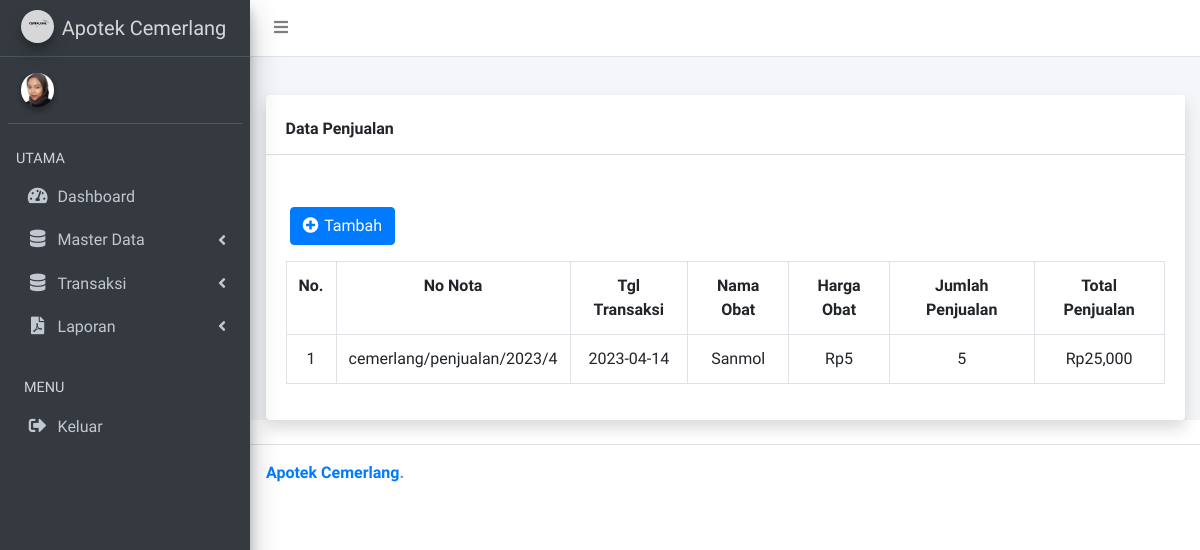
The page /index.php/penjualan on the database as committed earlier.
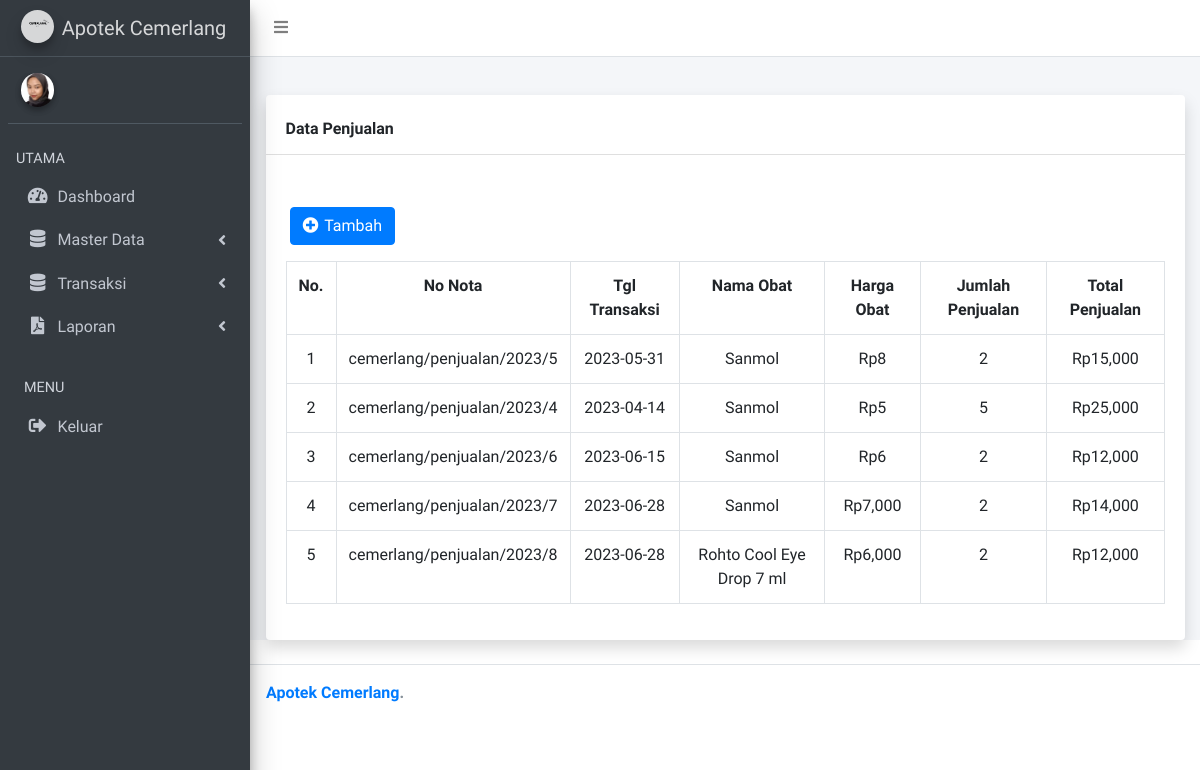
The same page on the database as committed later.
### tables this page shows
CREATE TABLE `sales` (
  `id` int(11) NOT NULL,
  `nota_num` varchar(100) NOT NULL,
  `id_drug` varchar(64) NOT NULL,
  `qty` int(11) NOT NULL,
  `date` date NOT NULL,
  `total` decimal(19,0) NOT NULL,
  `harga_penjualan` int(11) DEFAULT NULL
);

CREATE TABLE `drugs` (
  `id` int(11) NOT NULL,
  `kode_obat` varchar(12) NOT NULL,
  `name` varchar(64) NOT NULL,
  `id_unit` varchar(11) NOT NULL,
  `stock` int(11) NOT NULL
);

### application/controllers/penjualan.php (called while the page is built, shortened)
<?php
class penjualan extends CI_Controller
{
    public function __construct()
    {
        $this->load->model('penjualanModel');
        $this->load->model('obatModel');
        $this->load->model('jurnalModel');
    }
    public function index()
    {
        $data['title'] = 'Admin | Penjualan';
        $data['data'] = $this->penjualanModel->index();
        $data['no_nota'] = $this->penjualanModel->no_nota();
        $data['obat'] = $this->obatModel->index();
        $arrNoNota = explode('/', $data['no_nota'][0]->nota_num);
        $tahun = date('Y');
        $lastId = (int)$arrNoNota[3] + 1;
        $data['no_nota'] = "cemerlang/penjualan/$tahun/$lastId";
        $this->load->view('module/header', $data);
        $this->load->view('sales/index', $data);
        $this->load->view('module/footer');
    }
}

### index.php (called while the page is built, shortened)
<?php
require_once BASEPATH.'core/CodeIgniter.php';

### application/models/penjualanModel.php (called while the page is built, shortened)
<?php
class penjualanModel extends CI_Model
{
    public function index()
    {
        return $this->db->query('select sales.id,nota_num,date,d.name,harga_penjualan,qty,total from sales
                                join drugs d on d.id = sales.id_drug')->result();
    }
    public function no_nota()
    {
        return $this->db
            ->query('select nota_num from sales where id = (SELECT max(id) FROM apotek.sales)')
            ->result();
    }
}

### application/models/obatModel.php (called while the page is built, shortened)
<?php
class obatModel extends CI_Model{
    public function index(){
        return $this->db->query('select drugs.id as id_obat,units.name as satuan,drugs.name,kode_obat,stock from drugs join units on drugs.id_unit = units.id')->result();
    }
}

### application/views/sales/index.php (the view, shortened to what this page needs)
<div class="content-wrapper">
    <section class="content-header">
    </section>
    <section class="content">
        <div class="container">
            <div class="card shadow mb-4">
                <div class="card-header py-3 mt-2">
                    <h6 class="m-0 font-weight-bold ">Data Penjualan</h6>
                </div>
                <form action="{{ url('COA') }}" method="get">
                </form>
                <div class="card-body">
                    <a href="#" class="btn btn-primary ml-1 mt-3 mb-3" id="tambah"> <i class="fas fa-plus-circle me-1  " style="letter-spacing: 2px"></i> Tambah </a>
                    <div class="table-responsive">
                        <table class="table table-bordered" id="dataTable" width="100%" cellspacing="0">
                            <tr class="text-center">
                                <th>No.</th>
                                <th>No Nota</th>
                                <th>Tgl Transaksi</th>
                                <th>Nama Obat</th>
                                <th>Harga Obat</th>
                                <th>Jumlah Penjualan</th>
                                <th>Total Penjualan</th>
                            </tr>
                            <?php
                            $no = 1;
                            ?>
                            <?php foreach ($data as $d) : ?>
                                <tr class="text-center">
                                    <td><?= $no ?></td>
                                    <td> <?= $d->nota_num ?> </td>
                                    <td> <?= $d->date ?> </td>
                                    <td> <?= $d->name ?> </td>
                                    <td><?= 'Rp' . number_format($d->harga_penjualan) ?></td>
                                    <td> <?= $d->qty ?> </td>
                                    <td><?= 'Rp' . number_format($d->total) ?></td>
                                </tr>
                                <?php
                                $no++;
                                ?>
                            <?php endforeach; ?>
                        </table>
                    </div>
                </div>
            </div>
        </div>
    </section>
</div>

Rows that differ between the two databases and show on the page:
added sales: nota_num "cemerlang/penjualan/2023/5", date "2023-05-31", drugs.name "Sanmol", harga_penjualan "8", qty "2", total "15,000"
added sales: nota_num "cemerlang/penjualan/2023/6", date "2023-06-15", drugs.name "Sanmol", harga_penjualan "6", qty "2", total "12,000"
added sales: nota_num "cemerlang/penjualan/2023/7", date "2023-06-28", drugs.name "Sanmol", harga_penjualan "7,000", qty "2", total "14,000"
added sales: nota_num "cemerlang/penjualan/2023/8", date "2023-06-28", drugs.name "Rohto Cool Eye Drop 7 ml", harga_penjualan "6,000", qty "2", total "12,000"
